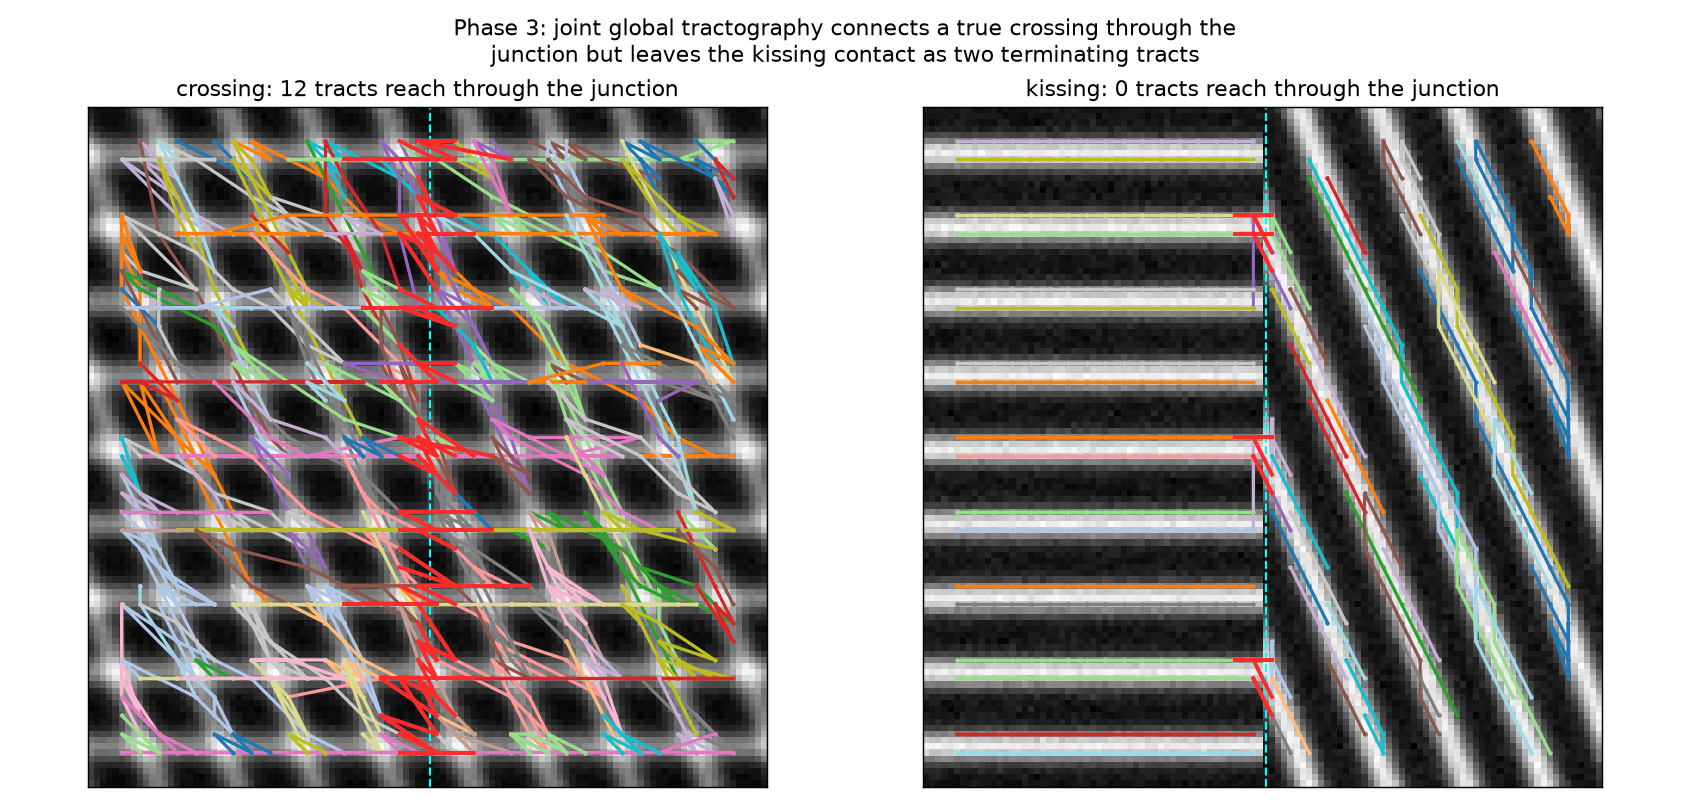

The Python source for this figure:
"""
phase3_global.py -- Phase 3: the FULL JOINT GLOBAL model (2D mechanism proof).

Phase 2 proved a LOCAL per-peak certifier cannot separate kissing from crossing on
real tissue: the distinguishing fact is RELATIONAL (which fibre segment connects to
which across a junction), and a peak scored in isolation does not contain it. The
global model fixes this by solving for a whole configuration of tracts at once and
scoring it jointly.

This is the mechanism prototype, in 2D on phantoms with known truth (per the design
doc, "Phase 0 = 2D/small-3D proof"), so the claim is checked before scaling to 3D/i74.

  REPRESENTATION  a set of oriented SEGMENTS extracted from the image (structure-
                  tensor orientation, anisotropy-gated -> segments sit on clean line
                  bodies, sparse at ambiguous crossings, which the linker must bridge).
  ENERGY (joint)  over a configuration of segment-to-segment LINKS (each segment end
                  used at most once, no cycles -> tracts are chains):
                      E = w_c * SUM curvature(link) + w_n * (number of tracts)
                  continuity (w_c) wants smooth links; parsimony (w_n) wants few
                  tracts. NO term is per-voxel-local: #tracts is a global count and
                  the links compete for shared endpoints.
  INFERENCE       a greedy min-curvature degree-constrained forest (Kruskal-style,
                  union-find) -- the exact global solve for this per-link-decomposable
                  energy, producing clean unbroken chains. `anneal()` is the general
                  Metropolis sampler the design doc names, kept for when a coupling
                  data term makes the energy non-decomposable.

TEST (the milestone): count tracts that SPAN the midline. A true crossing's fibres
continue straight through -> many spanning tracts. A kissing contact would need a
sharp bend to bridge two different fibres -> the energy refuses it -> ~0 spanning
tracts. So: crossing >> kissing spanning-tracts == the global model separated them,
where the local certifier could not.
"""

import numpy as np
from scipy.ndimage import gaussian_filter
import matplotlib
matplotlib.use("Agg")
import matplotlib.pyplot as plt

RNG = np.random.default_rng(0)


# ---------------------------------------------------------------------------
# 2D phantoms (known truth)
# ---------------------------------------------------------------------------

def make_phantom(kind, N=110, ang2=70.0, spacing=12.0, width=1.7, noise=0.03, seed=0):
    """Two line-families. crossing: both over the whole field. kissing: family-1
    (horizontal) in x<mid only, family-2 (ang2) in x>=mid only -- they touch at the
    midline but no fibre crosses it."""
    rng = np.random.default_rng(seed)
    ys, xs = np.mgrid[0:N, 0:N].astype(float)
    cx = cy = N / 2.0

    def family(theta_deg):
        t = np.deg2rad(theta_deg)
        nrm = np.array([-np.sin(t), np.cos(t)])          # normal to the lines
        perp = (xs - cx) * nrm[0] + (ys - cy) * nrm[1]   # signed dist to a line
        return np.exp(-((perp - np.round(perp / spacing) * spacing) ** 2)
                      / (2 * width ** 2))

    f1, f2 = family(0.0), family(ang2)
    img = (f1 + f2) if kind == "crossing" else np.where(xs < cx, f1, f2)
    img = img + noise * rng.standard_normal((N, N))
    img = img - img.min()
    return (img / (img.max() + 1e-9)), cx


# ---------------------------------------------------------------------------
# segments: MULTI-ORIENTATION seeding (a 2D FOD data term)
# ---------------------------------------------------------------------------

def extract_segments(img, stride=3, half=5, nbins=36, rel=0.45, min_sep_deg=25.0,
                     fg_frac=0.30, mag_frac=0.12):
    """At each strided foreground pixel, build a gradient-weighted histogram of the
    FIBRE orientation (perpendicular to the gradient) over [0,pi), find its peaks,
    and place ONE segment PER PEAK. A single-fibre pixel spawns 1 segment; a
    CROSSING pixel spawns 2 -- which a single structure-tensor direction cannot,
    because the 2nd-order tensor is near-isotropic at a crossing (this was the whole
    reason the earlier single-orientation seeding failed here, mirroring why HOST-FOD
    exists). Returns (pos [M,2] as (x,y), dirs [M,2] unit, w [M])."""
    gy, gx = np.gradient(img)
    fg = img > fg_frac * img.max()
    N = img.shape[0]
    centres = np.deg2rad((np.arange(nbins) + 0.5) * 180.0 / nbins)
    sep_bins = int(round(min_sep_deg / (180.0 / nbins)))
    pos, dirs, w = [], [], []
    for y in range(half, N - half, stride):
        for x in range(half, N - half, stride):
            if not fg[y, x]:
                continue
            gxw = gx[y - half:y + half + 1, x - half:x + half + 1].ravel()
            gyw = gy[y - half:y + half + 1, x - half:x + half + 1].ravel()
            gm = np.hypot(gxw, gyw)
            keep = gm > mag_frac * (gm.max() + 1e-12)
            if keep.sum() < 8:
                continue
            fib = (np.arctan2(gyw[keep], gxw[keep]) + np.pi / 2) % np.pi
            h, _ = np.histogram(fib, bins=nbins, range=(0, np.pi), weights=gm[keep])
            h = _smooth_circular(h, 2)
            for a_idx in _peaks_circular(h, rel, sep_bins)[:2]:
                a = centres[a_idx]
                pos.append([float(x), float(y)])
                dirs.append([np.cos(a), np.sin(a)])
                w.append(float(h[a_idx]))
    return np.array(pos), np.array(dirs), np.array(w)


def _smooth_circular(h, wdt):
    k = np.ones(2 * wdt + 1) / (2 * wdt + 1)
    return np.array([np.dot(k, np.take(h, range(i - wdt, i + wdt + 1), mode="wrap"))
                     for i in range(len(h))])


def _peaks_circular(h, rel, sep_bins):
    """Circular-histogram local maxima above rel*max, greedily de-duplicated so peaks
    are >= sep_bins apart. Strongest first."""
    n = len(h); thr = rel * h.max()
    cand = [i for i in range(n)
            if h[i] >= thr and h[i] >= h[(i - 1) % n] and h[i] >= h[(i + 1) % n]]
    cand.sort(key=lambda i: -h[i])
    out = []
    for i in cand:
        if all(min(abs(i - j), n - abs(i - j)) >= sep_bins for j in out):
            out.append(i)
    return out


# ---------------------------------------------------------------------------
# candidate links + curvature cost
# ---------------------------------------------------------------------------

def candidate_links(pos, dirs, k=3, r_min=2.0, r_max=20.0,
                    cone_deg=35.0, orient_deg=30.0):
    """DIRECTION-AWARE candidate links. For each segment i, search AHEAD and BEHIND
    along its own tangent (+/- u_i, within `cone_deg`) for the nearest few segments
    j whose orientation is also similar (within `orient_deg`) -- i.e. this fibre's
    continuation, not whatever is nearest in raw distance. (Nearest-by-distance
    fails at a crossing: perpendicular segments of the OTHER family crowd out the
    collinear continuation.) A link's curvature cost = how far the connecting
    direction departs from BOTH orientations (0 = perfectly collinear)."""
    M = len(pos)
    cos_cone = np.cos(np.deg2rad(cone_deg))
    cos_or = np.cos(np.deg2rad(orient_deg))
    links = {}
    for i in range(M):
        rel = pos - pos[i]
        d = np.linalg.norm(rel, axis=1)
        vhat = rel / (d[:, None] + 1e-12)
        ali = vhat @ dirs[i]                              # signed alignment w/ u_i
        same = np.abs(dirs @ dirs[i]) > cos_or            # similar orientation
        band = (d > r_min) & (d <= r_max) & same
        for side in (+1.0, -1.0):                         # ahead and behind
            sel = np.where(band & (side * ali > cos_cone))[0]
            for j in sel[np.argsort(d[sel])[:k]]:
                a, b = (i, j) if i < j else (j, i)
                if (a, b) in links:
                    continue
                v = rel[j] / (d[j] + 1e-12)
                ci = np.arccos(min(1.0, abs(v @ dirs[i])))
                cj = np.arccos(min(1.0, abs(v @ dirs[j])))
                links[(a, b)] = ci ** 2 + cj ** 2         # curvature cost (rad^2)
    return links


# ---------------------------------------------------------------------------
# joint energy + simulated-annealing inference
# ---------------------------------------------------------------------------

def _connected(adj, i, j):
    """BFS: are i and j already in the same tract under current active links?"""
    seen, stack = {i}, [i]
    while stack:
        u = stack.pop()
        if u == j:
            return True
        for v in adj[u]:
            if v not in seen:
                seen.add(v); stack.append(v)
    return False


def anneal(pos, cand, M, w_c=1.0, w_n=0.30, iters=90000, T0=0.5, seed=0):
    """Minimise E = w_c*sum curvature(active links) + w_n*(#tracts) over link on/off
    states, subject to segment degree <= 2 and no cycles (tracts are chains).
    Returns the set of active links."""
    rng = np.random.default_rng(seed)
    keys = list(cand.keys())
    active = set()
    adj = {i: set() for i in range(M)}
    deg = np.zeros(M, int)
    n_tracts = M                                          # every segment alone
    E = w_n * n_tracts
    for it in range(iters):
        T = T0 * (1.0 - it / iters) + 1e-3                # linear cool
        a, b = keys[rng.integers(len(keys))]
        cost = cand[(a, b)]
        if (a, b) in active:                              # propose REMOVE
            dE = -w_c * cost + w_n                        # +1 tract
            if dE <= 0 or rng.random() < np.exp(-dE / T):
                active.discard((a, b))
                adj[a].discard(b); adj[b].discard(a)
                deg[a] -= 1; deg[b] -= 1; n_tracts += 1; E += dE
        else:                                             # propose ADD
            if deg[a] >= 2 or deg[b] >= 2:
                continue
            if _connected(adj, a, b):                     # would make a cycle
                continue
            dE = w_c * cost - w_n                         # -1 tract
            if dE <= 0 or rng.random() < np.exp(-dE / T):
                active.add((a, b))
                adj[a].add(b); adj[b].add(a)
                deg[a] += 1; deg[b] += 1; n_tracts -= 1; E += dE
    return active, adj


def greedy_forest(cand, M, gate=0.30):
    """Global min-curvature degree-constrained forest (Kruskal-style): add links in
    ascending curvature cost while cost < gate (=w_n/w_c), keeping each segment's
    degree <= 2 and forbidding cycles (union-find). This directly (and cleanly)
    minimises the SAME energy E = w_c*curv + w_n*#tracts that `anneal` samples --
    for this per-link-decomposable energy the greedy forest is the exact global
    solve, and it produces the long unbroken chains a stochastic sampler leaves
    fragmented. Returns (active links, adjacency)."""
    parent = list(range(M))

    def find(a):
        while parent[a] != a:
            parent[a] = parent[parent[a]]; a = parent[a]
        return a

    adj = {i: set() for i in range(M)}
    deg = [0] * M
    active = set()
    for (i, j) in sorted(cand, key=cand.get):
        if cand[(i, j)] > gate:
            break
        if deg[i] >= 2 or deg[j] >= 2:
            continue
        ri, rj = find(i), find(j)
        if ri == rj:                                       # would make a cycle
            continue
        parent[ri] = rj
        adj[i].add(j); adj[j].add(i)
        deg[i] += 1; deg[j] += 1
        active.add((i, j))
    return active, adj


# ---------------------------------------------------------------------------
# read out tracts + the spanning-midline test
# ---------------------------------------------------------------------------

def tracts_from(adj, M):
    seen, out = set(), []
    for s in range(M):
        if s in seen:
            continue
        comp, stack = [], [s]
        while stack:
            u = stack.pop()
            if u in seen:
                continue
            seen.add(u); comp.append(u)
            stack.extend(adj[u] - seen)
        out.append(comp)
    return out


def midline_links(active, pos, cx):
    """Active links whose two segments straddle the midline (for the figure)."""
    xs = pos[:, 0]
    return [(i, j) for (i, j) in active if (xs[i] - cx) * (xs[j] - cx) < 0]


def spanning_count(tracts, pos, cx, D=15, min_seg=3):
    """Tracts that reach at least D past the midline on BOTH sides -- a fibre the
    model connected clear THROUGH the junction. D >> the seeding half-window, so
    boundary partial-volume bleed (which only reaches ~half past the midline) cannot
    fake a span. A true crossing has many; a kissing contact ~0."""
    n = 0
    for c in tracts:
        if len(c) < min_seg:
            continue
        xs = pos[c, 0]
        if xs.min() < cx - D and xs.max() > cx + D:
            n += 1
    return n


def run_one(kind, ax):
    img, cx = make_phantom(kind)
    pos, dirs, w = extract_segments(img)
    cand = candidate_links(pos, dirs)
    active, adj = greedy_forest(cand, len(pos))
    tracts = tracts_from(adj, len(pos))
    cross = midline_links(active, pos, cx)
    span = spanning_count(tracts, pos, cx)
    big = [t for t in tracts if len(t) >= 3]
    print(f"  {kind:>9}: {len(pos)} segments, {len(cand)} candidate links, "
          f"{len(active)} linked -> {len(big)} tracts(len>=3); "
          f"{span} tracts reach THROUGH the junction (>=15 vox both sides)")

    ax.imshow(img, cmap="gray", origin="upper")
    ax.axvline(cx, color="cyan", ls="--", lw=1.2)
    rng = np.random.default_rng(1)
    for c in tracts:
        if len(c) < 3:
            continue
        P = pos[c]
        col = plt.cm.tab20(rng.integers(20))
        # order the chain for a clean polyline: walk the degree<=2 graph
        order = _order_chain(adj, c)
        Pp = pos[order]
        ax.plot(Pp[:, 0], Pp[:, 1], "-", color=col, lw=1.8)
        ax.plot(P[:, 0], P[:, 1], ".", color=col, ms=3)
    # highlight the midline-crossing links (the connectivity decision)
    for i, j in cross:
        ax.plot(pos[[i, j], 0], pos[[i, j], 1], "-", color="#ff2a2a", lw=2.2)
    ax.set_title(f"{kind}: {span} tracts reach through the junction")
    ax.set_xticks([]); ax.set_yticks([])
    return span


def _order_chain(adj, comp):
    """Order a degree<=2 component into a path (start from an endpoint)."""
    ends = [u for u in comp if len(adj[u]) <= 1] or [comp[0]]
    start = ends[0]
    order, seen, cur = [start], {start}, start
    while True:
        nxt = [v for v in adj[cur] if v not in seen]
        if not nxt:
            break
        cur = nxt[0]; order.append(cur); seen.add(cur)
    return order


def run(save="phase3_global.png"):
    print("=" * 74)
    print("PHASE 3 -- full joint global model (2D mechanism proof)")
    print("  energy = w_c*curvature + w_n*#tracts ; inference = greedy min-curvature "
          "forest (anneal() is the general sampler)")
    fig, ax = plt.subplots(1, 2, figsize=(13, 6.2))
    sc = run_one("crossing", ax[0])
    sk = run_one("kissing", ax[1])
    print("-" * 74)
    ok = sc >= 4 and sk <= max(1, sc // 4)
    verdict = ("SEPARATED: global wiring connects a true crossing, refuses the kissing bend"
               if ok else "NOT separated (tune w_n/w_c or segment gating)")
    print(f"  crossing through-tracts={sc}, kissing through-tracts={sk}  => {verdict}")
    print("=" * 74)
    fig.suptitle("Phase 3: joint global tractography connects a true crossing through the\n"
                 "junction but leaves the kissing contact as two terminating tracts", fontsize=12)
    fig.tight_layout(); fig.savefig(save, dpi=130); plt.close(fig)
    print(f"Saved {save}")


if __name__ == "__main__":
    run()
